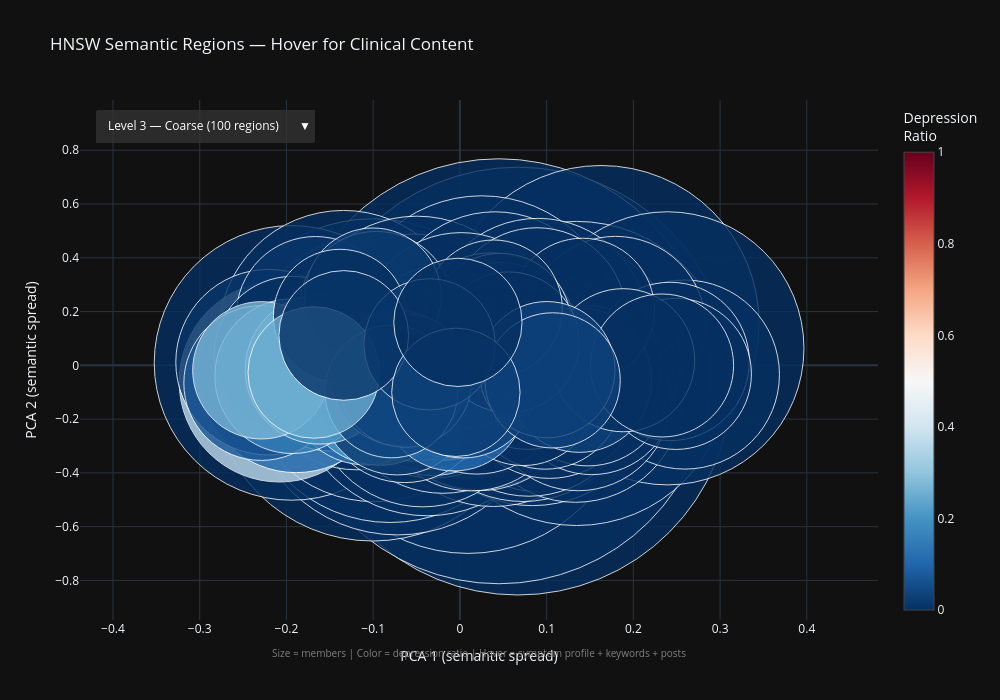

The notebook cell this image was saved under:
### Code cell
# Interactive HNSW Explorer — 3 levels with PCA layout
from sklearn.decomposition import PCA

def make_region_trace(region_data, pca_model=None, visible=True):
    """Region bubbles in PCA space with clinical hover content."""
    centroids = np.array([r['centroid'] for r in region_data], dtype=np.float32)
    
    if pca_model is None:
        pca_model = PCA(n_components=2, random_state=42)
        coords = pca_model.fit_transform(centroids)
    else:
        coords = pca_model.transform(centroids)
    
    sizes = [np.sqrt(r['n_members']) * 2 for r in region_data]
    colors = [r['dep_ratio'] for r in region_data]
    
    hover_texts = []
    for r in region_data:
        posts_preview = '<br>'.join([f'• {t[:80]}' for t in r['sample_texts'][:3]])
        if not posts_preview:
            posts_preview = '(no text available)'
        symptom_bar = ' | '.join([
            f'{SYMPTOM_KEYS[j]}: {1-r["symptom_dists"][j]:.3f}'
            for j in np.argsort(r['symptom_dists'][:9])[:3]
        ])
        keywords = r.get('tfidf_label', '(no keywords)')
        hover_texts.append(
            f"<b>Region {r['region_id']}</b> — {r['n_members']:,} posts<br>"
            f"Depression ratio: {r['dep_ratio']:.1%}<br>"
            f"Nearest symptom: <b>{r['top_symptom']}</b><br>"
            f"Top anchors: {symptom_bar}<br>"
            f"Keywords: {keywords}<br>"
            f"<br><b>Sample posts:</b><br>{posts_preview}"
        )
    
    return go.Scatter(
        x=coords[:, 0], y=coords[:, 1],
        mode='markers',
        marker=dict(
            size=sizes, color=colors,
            colorscale='RdBu_r', cmin=0, cmax=1,
            colorbar=dict(title='Depression<br>Ratio'),
            line=dict(width=1, color='white'),
            opacity=0.8,
        ),
        text=hover_texts,
        hovertemplate='%{text}<extra></extra>',
        visible=visible,
    ), pca_model

fig = go.Figure()

trace_l3, _ = make_region_trace(regions_l3_data, visible=True)
trace_l2, _ = make_region_trace(regions_l2_data, visible=False)
trace_l1, _ = make_region_trace(regions_l1_data, visible=False)
fig.add_trace(trace_l3)
fig.add_trace(trace_l2)
fig.add_trace(trace_l1)

fig.update_layout(
    title='HNSW Semantic Regions — Hover for Clinical Content',
    xaxis_title='PCA 1 (semantic spread)',
    yaxis_title='PCA 2 (semantic spread)',
    updatemenus=[dict(
        type='dropdown', direction='down',
        x=0.02, y=0.98, xanchor='left', yanchor='top',
        buttons=[
            dict(label=f'Level 3 — Coarse ({len(regions_l3_data)} regions)',
                 method='update', args=[{'visible': [True, False, False]}]),
            dict(label=f'Level 2 — Medium ({len(regions_l2_data)} regions)',
                 method='update', args=[{'visible': [False, True, False]}]),
            dict(label=f'Level 1 — Fine ({len(regions_l1_data)} regions)',
                 method='update', args=[{'visible': [False, False, True]}]),
        ],
        bgcolor='rgba(50,50,50,0.8)',
        font=dict(color='white'),
    )],
    width=1000, height=700,
    template='plotly_dark',
    annotations=[dict(
        text='Size = members | Color = depression ratio | Hover = symptom profile + keywords + posts',
        x=0.5, y=-0.08, xref='paper', yref='paper',
        showarrow=False, font=dict(size=10, color='gray'),
    )],
)
fig.show()
